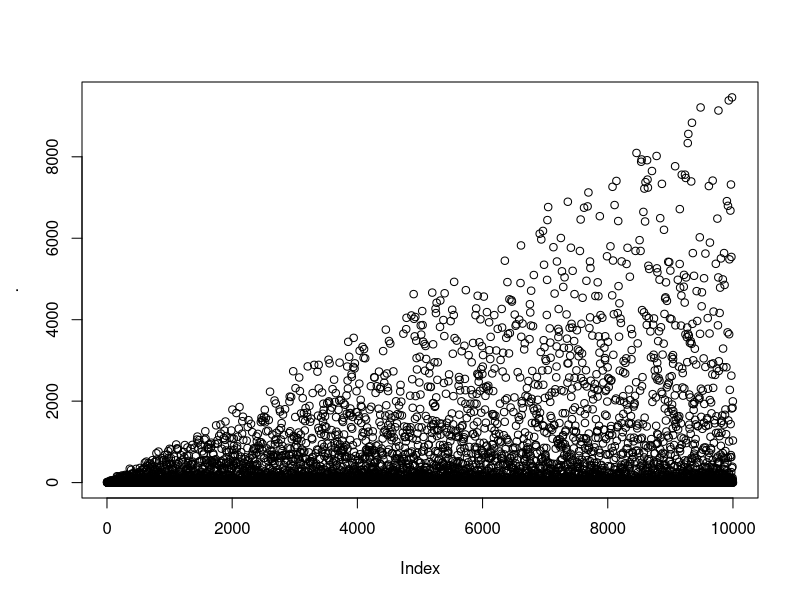

R code for this plot: (Note: a time limit stopped this script after it produced the figure.)
library(tidyverse)

test = c(0,3,6)
input = c(7,12,1,0,16,2)

## Part 1

f = function(x, end = 2020) {
  res = c(x, rep(NA, end-length(x)))

  for (i in seq(length(x)+1, end)) {
    j = which(res[i-1] == res[1:(i-2)])

    if (length(j) == 0)
      res[i] = 0
    else
      res[i] = i-1 - max(j)
  }

  res
}

f(test, 10) %>% tail(10)
f(test) %>% tail(10)

f(input)

f(input, 1e4) %>% plot()


## Part 2

# Works but too slow
#
# g = function(x, end = 2020) {
#   res = list()
#   for(i in 1:(length(x)-1)) {
#     res[[as.character(x[i])]] = i
#   }
#
#   cur_val = as.character( x[length(x)] )
#
#   for (i in seq(length(x), end-1)) {
#     if (is.null(res[[cur_val]])) {
#       new_val = 0
#     } else {
#       new_val = i - res[[cur_val]]
#     }
#
#     res[[cur_val]] = i
#
#     cur_val = as.character(new_val)
#   }
#
#   cur_val
# }

g2 = function(x, end = 2020) {
  res = integer()
  for(i in 1:(length(x)-1)) {
    res[ x[i] + 1 ] = i
  }

  cur_val = x[length(x)]

  for (i in seq(length(x), end-1)) {
    if (is.na(res[cur_val + 1])) {
      new_val = 0
    } else {
      new_val = i - res[cur_val + 1]
    }

    res[cur_val + 1] = i
    cur_val = new_val
  }

  cur_val
}

g2(test, 30000000)
g2(input, 30000000)
